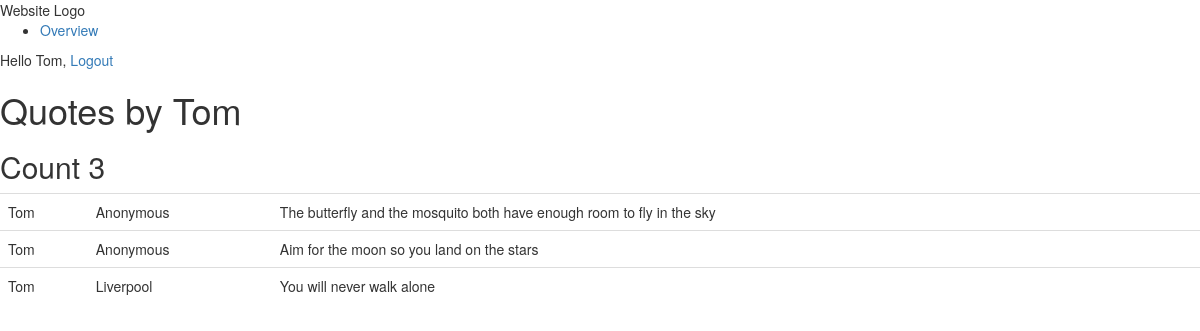
/project/user/7/ (signed in), run on the app's committed database.
### apps/project/models.py (models this page shows, shortened)
class Quote(models.Model):
    user = models.ForeignKey('auth.User')
    quoted_by = models.CharField(max_length=255, validators = [MinLengthValidator(4)])
    quote = models.TextField(validators = [MinLengthValidator(11)])
    created = models.DateTimeField( auto_now_add=True)
    favorites = models.ManyToManyField('auth.User', related_name='favorite_quotes')

### apps/project/views.py (the view)
# urls.py: url(r'^user/(?P<user_id>\d+)/$', views.user_quotes, name='user_quotes')
@login_required
def user_quotes(request, user_id):
	user = get_object_or_404(User, id=user_id)
	quotes = Quote.objects.filter(user=user)
	return render(request, "project/user_quotes.html", {'quotes':quotes, 'user':user})

### apps/project/templates/project/user_quotes.html (shortened to what this page needs)
{% extends "base.html" %}
{% block content %}
	<h1>Quotes by {{ user }}</h1>
	<h2> Count {{ quotes|length }}</h2>
	<table class="table">
 	{% for quote in quotes %}
 <tr>
 <td>{{quote.user}} </td>
 <td>{{quote.quoted_by}}</td>
 <td>{{quote.quote}}</td>
  </tr>
 {% endfor %}
 </table>
{% endblock %}

### apps/account/templates/base.html (shortened to what this page needs)
{% load staticfiles %}
<!DOCTYPE html>
<html>
	<head>
		<link href="{% static "css/base.css" %}" rel="stylesheet">
		<link rel="stylesheet" href="//maxcdn.bootstrapcdn.com/bootstrap/3.2.0/css/bootstrap.min.css">
		<link rel="stylesheet" href="//maxcdn.bootstrapcdn.com/bootstrap/3.2.0/css/bootstrap-theme.min.css">
	</head>
	<body>
		<div id="header">
			<span class="logo">Website Logo</span>
			{% if request.user.is_authenticated %}
				<ul class="menu">
					<li>
						<a href="{% url 'overview' %}">Overview</a>
					</li>
				</ul>
			{% endif %}
			<span class="user">
			{% if request.user.is_authenticated %}
				Hello {{ request.user }},
				<a href="{% url "logout" %}">Logout</a>
			{% else %}
				<a href="{% url "login" %}">Log-in</a>
			{% endif %}
			</span>
		</div>
		<div id="content">
			{% block content %}
			{% endblock %}
		</div>
		</body>
		</html>

### data on the page
Quote: user "Tom", quoted_by "Anonymous", quote "The butterfly and the mosquito both have enough room to fly in the sky"
Quote: user "Tom", quoted_by "Anonymous", quote "Aim for the moon so you land on the stars"
Quote: user "Tom", quoted_by "Liverpool", quote "You will never walk alone"

### other printed values
{{ request.user }} "Tom"
{{ user }} "Tom"
{{ quotes|length }} "3"
